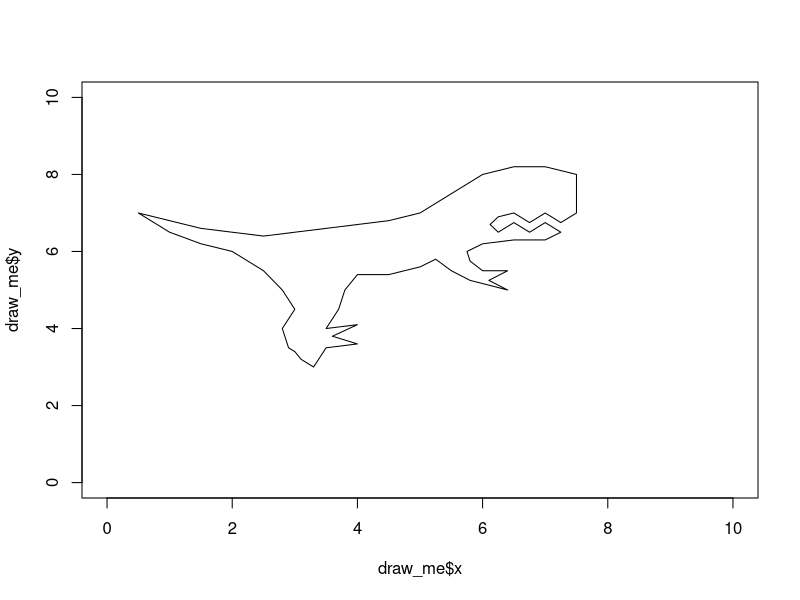
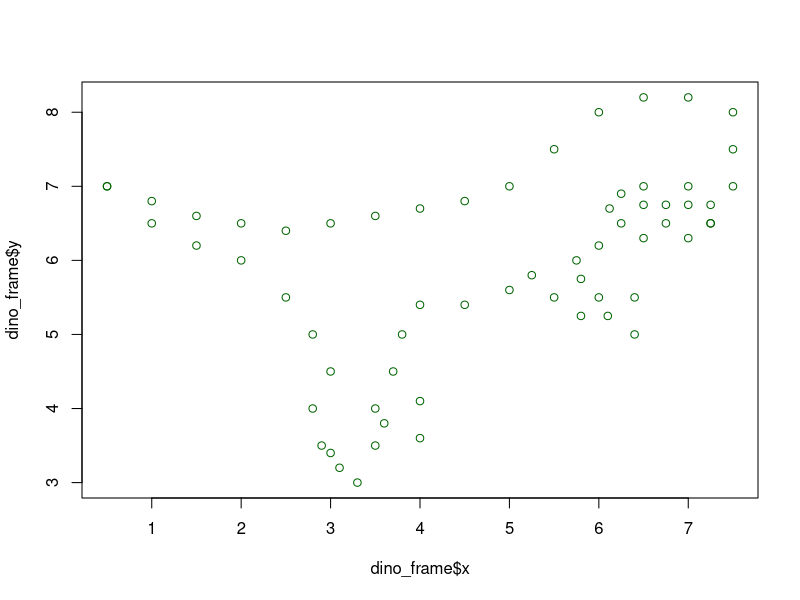
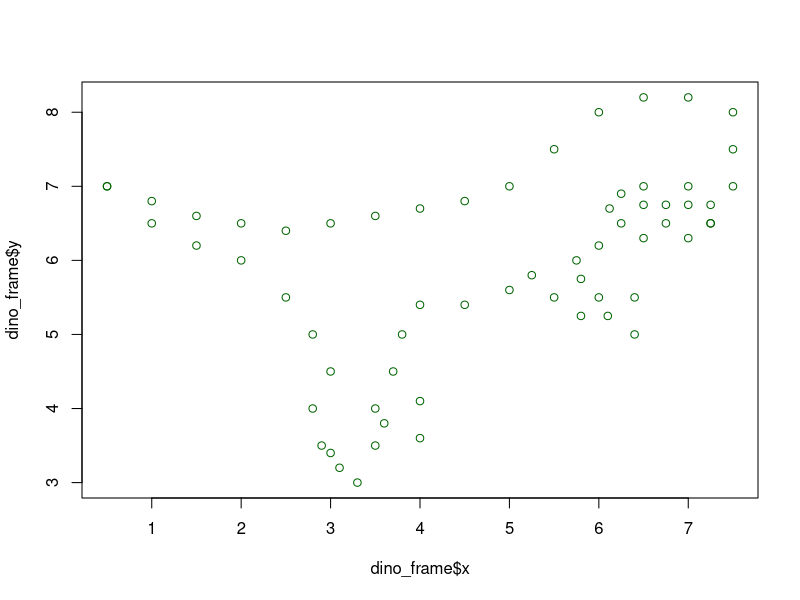

These figures' R source, in order:
## ---- chunk 1

knitr::opts_chunk$set(echo = TRUE)


## ---- chunk 2


draw_me = list(x = c(0.5, 1, 1.5, 2, 2.5, 3, 3.5, 4, 4.5, 5, 5.5, 6, 6.5, 7, 7.5, 7.5, 7.5, 7.25, 7, 6.75, #We open the list() function here...
       6.5, 6.25, 6.12, 6.25, 6.5, 6.75, 7, 7.25, 7.25, 7, 6.5, 6, 5.75, 5.8, 6, 6.4, 6.1, 6.4, 5.8, 5.5,
       5.25, 5, 4.5, 4, 3.8, 3.7, 3.5, 4, 3.6, 4, 3.5, 3.3, 3.1, 3, 2.9, 2.8, 3, 2.8, 2.5, 2,
       1.5, 1, 0.5), #Note that we end with a comma here because we have to enter the y object still...
       
              y = c(7, 6.8, 6.6, 6.5, 6.4, 6.5, 6.6, 6.7, 6.8, 7, 7.5, 8, 8.2, 8.2, 8, 7.5, 7, 6.75, 7, 6.75,
       7, 6.9, 6.7, 6.5, 6.75, 6.5, 6.75, 6.5, 6.5, 6.3, 6.3, 6.2, 6, 5.75, 5.5, 5.5, 5.25, 5, 5.25, 5.5,
       5.8, 5.6, 5.4, 5.4, 5, 4.5, 4, 4.1, 3.8, 3.6, 3.5, 3, 3.2, 3.4, 3.5, 4, 4.5, 5, 5.5, 6,
       6.2, 6.5, 7)) #Here we add the last parentheses to close out the list function call above.


plot(draw_me, 
     type = "l",
     xlim = c(0,10),
     ylim = c(0,10))


## ---- chunk 3

rep(x = "thing", times = 2) #Typical arguments for rep(), which repeats input a given number of times.

things <- rep("thing", 5) #We can use shorthand and skip defining the arguments "x = " and "times ="

things

## ---- chunk 4

length(things)

length(draw_me$x)

## ---- chunk 5

dino_color <- rep("darkgreen", length(draw_me$x))

dino_frame <- data.frame(x = c(0.5, 1, 1.5, 2, 2.5, 3, 3.5, 4, 4.5, 5, 5.5, 6, 6.5, 7, 7.5, 7.5, 7.5, 7.25, 7, 6.75, #We open the list() function here...
       6.5, 6.25, 6.12, 6.25, 6.5, 6.75, 7, 7.25, 7.25, 7, 6.5, 6, 5.75, 5.8, 6, 6.4, 6.1, 6.4, 5.8, 5.5,
       5.25, 5, 4.5, 4, 3.8, 3.7, 3.5, 4, 3.6, 4, 3.5, 3.3, 3.1, 3, 2.9, 2.8, 3, 2.8, 2.5, 2,
       1.5, 1, 0.5), #Note that we end with a comma here because we have to enter the y object still...
       
              y = c(7, 6.8, 6.6, 6.5, 6.4, 6.5, 6.6, 6.7, 6.8, 7, 7.5, 8, 8.2, 8.2, 8, 7.5, 7, 6.75, 7, 6.75,
       7, 6.9, 6.7, 6.5, 6.75, 6.5, 6.75, 6.5, 6.5, 6.3, 6.3, 6.2, 6, 5.75, 5.5, 5.5, 5.25, 5, 5.25, 5.5,
       5.8, 5.6, 5.4, 5.4, 5, 4.5, 4, 4.1, 3.8, 3.6, 3.5, 3, 3.2, 3.4, 3.5, 4, 4.5, 5, 5.5, 6,
       6.2, 6.5, 7),
       
       dino_color)

head(dino_frame) #Check the contents of our new data.frame object.

## ---- chunk 6

plot(x = dino_frame$x, 
     y = dino_frame$y, 
     col = dino_frame$dino_color)

## ---- chunk 7

plot(x = dino_frame$x, 
     y = dino_frame$y, 
     col = dino_frame$dino_color)

